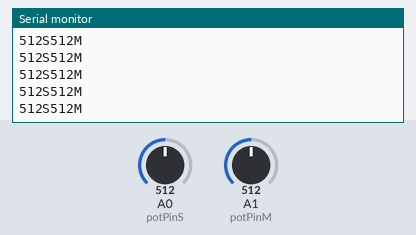
Recording of a sketch running on a simulated Arduino Uno, built with avr-gcc and run on an emulated ATmega328P. Shown: the last lines printed to the serial monitor. The inputs (shaded band) are chosen by the test bench; at power-on: A1 (potPinM) = 512, A0 (potPinS) = 512. No radio packets arrive unless stated.

Above: at 4.2 s.
4.3 s: A1 (potPinM) set to 982
At 5.2 s:
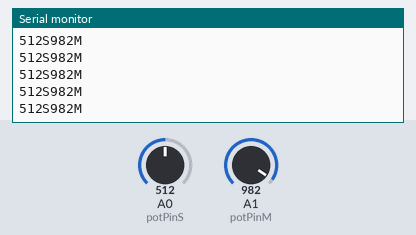
5.8 s: A1 (potPinM) set to 1009
At 6.8 s:
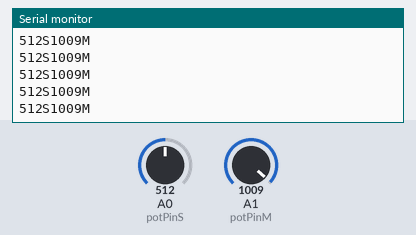
7.3 s: A0 (potPinS) set to 983
At 7.9 s:
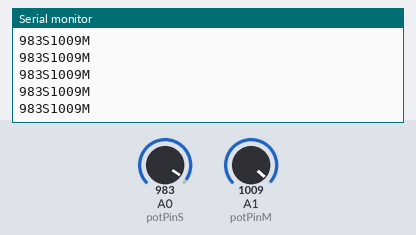
8.8 s: A0 (potPinS) set to 1008
At 9.8 s:
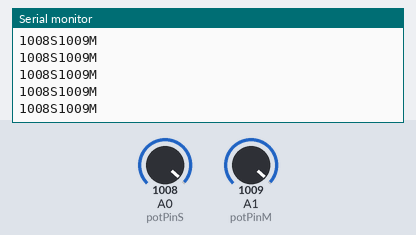
10.3 s: A0 (potPinS) set to 11
At 11.0 s:
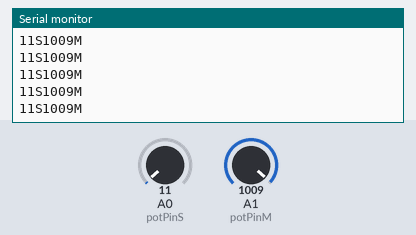
11.8 s: A0 (potPinS) set to 8
At 12.9 s:
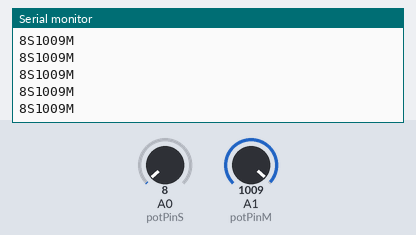
Timing chart, 0 to 14.3 s (numbered marks = the images above; inputs shaded):
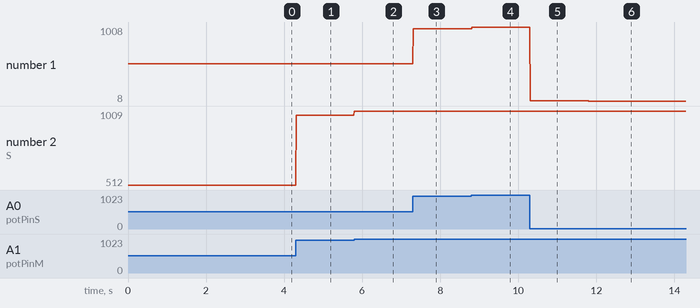

Measured:
- after the input at 4.3 s, the serial monitor: prints a new line at once (image 1)
- after the input at 5.8 s, the serial monitor: prints a new line at once (image 2)
- after the input at 7.3 s, the serial monitor: prints a new line at once (image 3)
- after the input at 8.8 s, the serial monitor: prints a new line at once (image 4)
- after the input at 10.3 s, the serial monitor: prints a new line at once (image 5)
- after the input at 11.8 s, the serial monitor: prints a new line at once (image 6)
- plotted number 1: 512 → 983 after the input at 7.3 s, 983 → 1008 after the input at 8.8 s, 1008 → 11 after the input at 10.3 s, 11 → 8 after the input at 11.8 s
- plotted number 2: 512 → 982 after the input at 4.3 s, 982 → 1009 after the input at 5.8 s

The sketch:

consoleV4.ino
```cpp
// Exam no: 116747 ENGINEERING HL PROJ 2022: CONSOLE CODE


//Wireless Setup
#include <SPI.h>
#include <nRF24L01.h>
#include <RF24.h>

RF24 radio(7,8);
const byte address[6] = "00001";

//Data sent
int potPinS = A0;  // analog pin used to connect the servo potentiometer
int potPinM = A1;  // analog pin used to connect the motor potentiometer

char charBuf[12];
void setup() {

  pinMode(A0, INPUT);
  pinMode(A1, INPUT);

   Serial.begin(9600); //initialize serial communication at 9600 bits per second

  //Wireless Setup
  radio.begin();
  radio.openWritingPipe(address);
  radio.setPALevel(RF24_PA_MAX);
//  radio.setDataRate(RF24_250KBPS);
  radio.stopListening();


}

void loop() {
  int potValueS; // Servo val
  int potValueM; // Motor val
  potValueS = analogRead(potPinS);  // analog pin used to connect the Servo potentiometer
  potValueM = analogRead(potPinM);  // analog pin used to connect the motor potentiometer

//   Serial.print("S val: ");
//   Serial.println(potValueS);
//   Serial.print("M val: ");
//   Serial.println(potValueM);
//
   String valS = String(potValueS); //converts Servo pot reading to string
   valS += "S";
   String valM = String(potValueM); // convert Motor Pot reading to string
   valM += "M";

   String sendVal = valS + valM;

   Serial.println(sendVal); // replace var for testing: valM

   sendVal.toCharArray(charBuf, 12);
   radio.write(&charBuf, sizeof(charBuf));


  delay(15);                           // waits for the servo to get there
}
```
